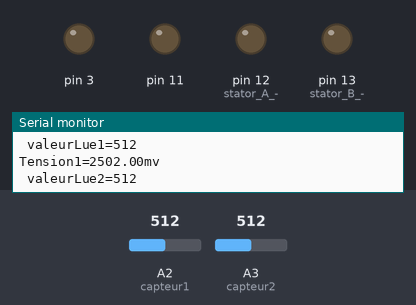
Simulated run of this sketch. Board: Arduino Uno, built with avr-gcc and run on an emulated ATmega328P. On the bench: output pins drawn as LEDs (lit = HIGH), the last lines printed to the serial monitor. Dashed ring = blinking. The test bench sets the inputs (shaded band); at power-on: A2 (capteur1) = 512, A3 (capteur2) = 512.

Above: at 1.2 s.
1.3 s: A2 (capteur1) set to 485
At 1.71 s:
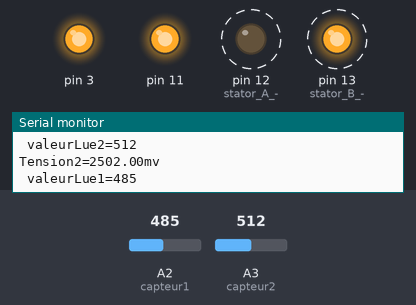
4.3 s: A3 (capteur2) set to 122
7.3 s: A2 (capteur1) set to 141
10.3 s: A2 (capteur1) set to 119
At 11.1 s:
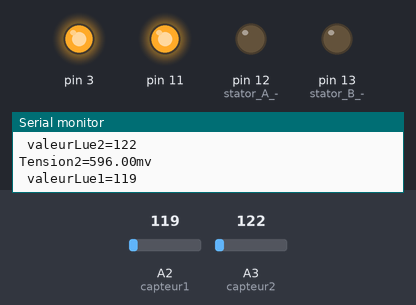
11.8 s: A2 (capteur1) set to 306
At 12.17 s:
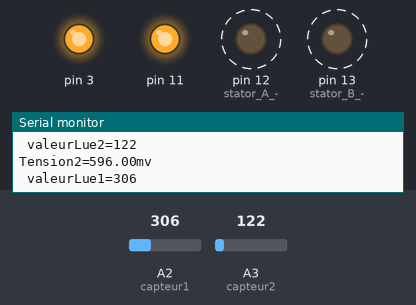
14.8 s: A3 (capteur2) set to 279
17.8 s: A3 (capteur2) set to 313
At 19.2 s:
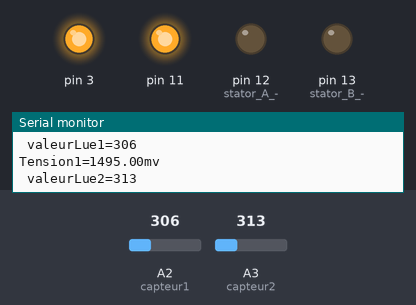
Timing chart, 0 to 20.8 s (numbered marks = the images above; inputs shaded):
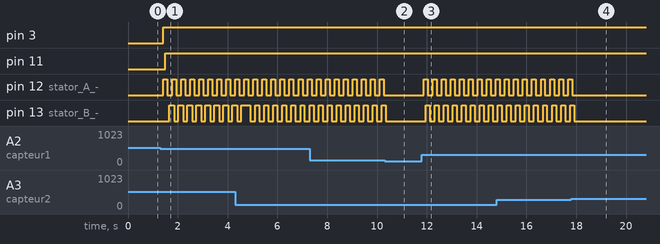

The sketch:

programme_pour_le_tracker_solaire.ino
```cpp
//-------------------Université de La Réunion----------------------------------------------------------------------------------------------
//-------------------------L3 Physique-----------------------------------------------------------------------------------------------------

//----------UE: Introduction aux projets scientifiques-------------------------------------------------------------------------------------


//programme réalisé par: Léo Atoui, Léon Andriambariarijaona, Olivier Lafuteur, Joseph Martin

//Ce programme permet de faire tourner un moteur pas à pas en fonction de l'ensoleillement reçu par 2 capteurs solaires, dans le but de réaliser un tracker solaire


const int capteur1 = A2;
const int capteur2 = A3;
int valeurLue1;
float tension1;
int valeurLue2;
float tension2;
int delai = 80; // délai de passage d'un pas à un autre

void setup(){
  Serial.begin(9600);
  pinMode(12, OUTPUT); //stator A -> sens du courant: HIGH = +- et LOW = -+
  pinMode(13, OUTPUT); //stator B -> sens du courant: HIGH = +- et LOW = -+

}
void loop(){
  valeurLue1=analogRead(capteur1);
  tension1=map(valeurLue1,0,1023,0,5000);//convertit les valeurs analogique(plage de 0 à 5000) en valeur numérique(plage de 0 à 1023: 1024 valeurs)
  Serial.print("valeurLue1=");//permet d'afficher les valeurs numeriques correspondant à la tension
  Serial.println(valeurLue1);
  Serial.print("Tension1=");//permet d'afficher la tension
  Serial.print(tension1);
  Serial.println("mv");
  Serial.print(" ");
  delay(20);
  valeurLue2=analogRead(capteur2);
  tension2=map(valeurLue2,0,1023,0,5000);
  Serial.print("valeurLue2=");
  Serial.println(valeurLue2);
  Serial.print("Tension2=");
  Serial.print(tension2);
  Serial.println("mv");
  Serial.print(" ");
  delay(20);


  if (abs(valeurLue1-valeurLue2)>10){// critère: qui permet au moteur de ne pas tourner quand l'eclairement est le même pour les 2 cellules:34)

  if ( valeurLue1<valeurLue2) {

    //sens horaire
    digitalWrite(12, HIGH);   //stator A -> définit le sens du courant: +-
      analogWrite(3, 255);   //envoie l'inpulsion dans le stator A

      delay(delai);


      digitalWrite(13, LOW);   //stator B -> définit le sens du courant: -+
      analogWrite(11, 255);   //envoie l'inpulsion dans le stator B

      delay(delai);


      digitalWrite(12, LOW);   //stator A -> définit le sens du courant: -+
      analogWrite(3, 255);   //envoie l'inpulsion dans le stator A

      delay(delai);

      digitalWrite(13, HIGH);   //stator B -> définit le sens du courant: +-
      analogWrite(11, 255);   //envoie l'inpulsion dans le stator B

      delay(delai);
        }

  if ( valeurLue2<valeurLue1) {
  digitalWrite(12, HIGH);   //stator A -> définit le sens du courant: +-
      analogWrite(3, 255);   //envoie l'inpulsion dans le stator A

      delay(delai);


      digitalWrite(13, HIGH);   //stator B -> définit le sens du courant: +-
      analogWrite(11, 255);   //envoie l'inpulsion dans le stator B

      delay(delai);


      digitalWrite(12, LOW);   //stator A -> définit le sens du courant: -+
      analogWrite(3, 255);   //envoie l'inpulsion dans le stator A

      delay(delai);

      digitalWrite(13, LOW);   //stator B -> définit le sens du courant: -+
      analogWrite(11, 255);   //envoie l'inpulsion dans le stator B

      delay(delai);


        }  }
}
```

Measured:
- the behaviour switches between 502 and 501 on A2 (capteur1) (found by bisection; images 0 and 1)
- the behaviour switches between 133 and 132 on A2 (capteur1) (found by bisection; images 1 and 2)
- the behaviour switches between 295 and 296 on A3 (capteur2) (found by bisection; images 3 and 4)
- after the input at 1.3 s, pin 3: LOW → HIGH after 0.12 s; pin 11: LOW → HIGH after 0.20 s; pin 12 (stator_A_-): alternates HIGH for 0.16 s and LOW for 0.20 s, starting after 0.12 s; pin 13 (stator_B_-): alternates HIGH for 0.20 s and LOW for 0.16 s, starting after 0.36 s
- after the input at 10.3 s, pin 12 (stator_A_-): stops changing and stays LOW; pin 13 (stator_B_-): goes on until 10.3 s, then stays LOW
- after the input at 11.8 s, pin 12 (stator_A_-): alternates HIGH for 0.16 s and LOW for 0.20 s, starting after 0.08 s; pin 13 (stator_B_-): alternates HIGH for 0.16 s and LOW for 0.20 s, starting after 0.16 s
- after the input at 17.8 s, pin 12 (stator_A_-): goes on until 17.8 s, then stays LOW; pin 13 (stator_B_-): goes on until 17.9 s, then stays LOW
